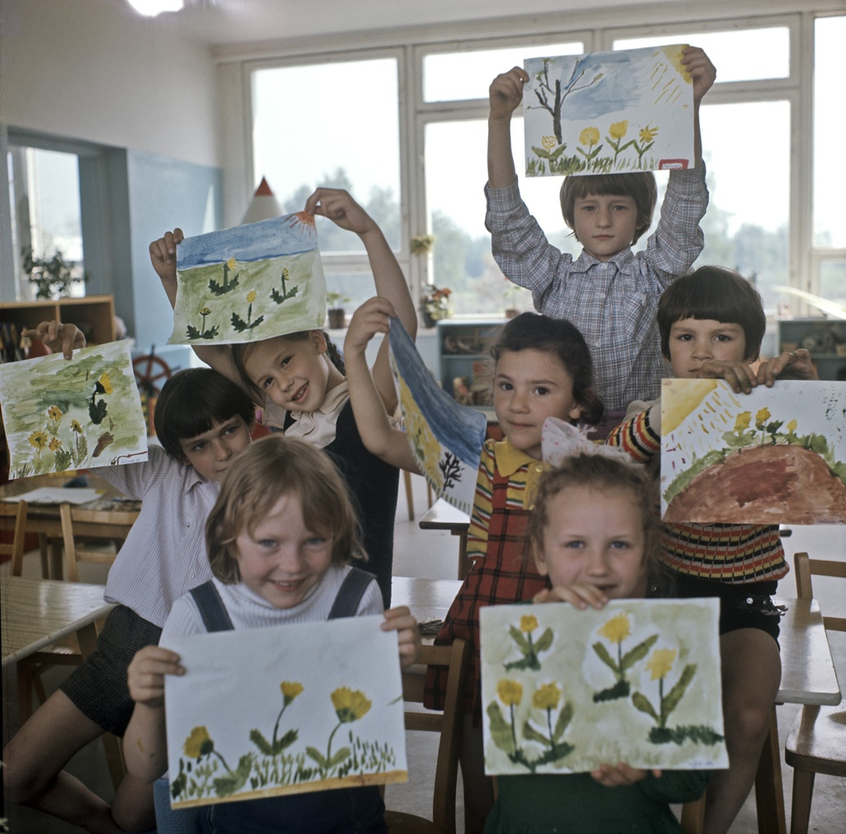
#> input picture drawing-ai-backend/inputs/07025de3b19341d8947f3812a6fd504e.png, 846 x 834 px, shrunk from 1024 x 1010 before the run
$ python -i detector.py   (imports and definitions only)   (older library calls are emulated)
#> lines starting #> are read from the running program, lines starting #| are printed output that depends on the picture; after the words box and inside, x2 and y2 are one past the last pixel; in counts of white or black regions, pixels touching at a corner belong together
#> in analyze_image, image_bgr is the input picture: shape (834, 846, 3); mean B, G, R 119.7, 123.9, 125.8
from dataclasses import dataclass
from pathlib import Path
from typing import Dict

import cv2


@dataclass(frozen=True)
class PresetSettings:
    name: str
    control_weight: float
    denoising_strength: float
    control_mode: str
    cfg_scale: float
    steps: int
    sampler_name: str
    prompt: str
    negative_prompt: str
    prompt_mode: str


@dataclass(frozen=True)
class DetectionMetrics:
    colorRatio: float
    edgeRatio: float
    whiteBackgroundRatio: float
    roughness: float


@dataclass(frozen=True)
class DetectionResult:
    preset: PresetSettings
    metrics: DetectionMetrics

    def to_dict(self) -> Dict[str, object]:
        return {
            "preset": {
                "name": self.preset.name,
                "controlWeight": self.preset.control_weight,
                "denoisingStrength": self.preset.denoising_strength,
                "controlMode": self.preset.control_mode,
                "cfgScale": self.preset.cfg_scale,
                "steps": self.preset.steps,
                "samplerName": self.preset.sampler_name,
                "prompt": self.preset.prompt,
                "negativePrompt": self.preset.negative_prompt,
                "promptMode": self.preset.prompt_mode,
            },
            "metrics": {
                "colorRatio": self.metrics.colorRatio,
                "edgeRatio": self.metrics.edgeRatio,
                "whiteBackgroundRatio": self.metrics.whiteBackgroundRatio,
                "roughness": self.metrics.roughness,
            },
        }


DRAWING_TO_ARTWORK_BASE_PROMPT = (
    "Transform the submitted child drawing into a lively, colorful, polished children's storybook illustration "
    "while preserving the original creative idea, main subject, composition, and childlike charm. Repaint the "
    "drawing with vibrant colors, warm cheerful lighting, soft shadows, richer details, clean shapes, expressive "
    "simple cartoon features, playful environmental details, and a full imaginative background. Make it feel alive, "
    "magical, joyful, and high quality, while still clearly inspired by the original child's drawing."
)
DRAWING_TO_ARTWORK_WHITE_BG_APPEND = (
    "Fill the empty white paper area with a rich playful background, colorful scenery, soft sky, grass, flowers, "
    "magical details, and storybook atmosphere. No empty white background."
)
DRAWING_TO_ARTWORK_NEGATIVE_PROMPT = (
    "same as input, unchanged drawing, too close to sketch, empty white background, plain background, unfinished "
    "sketch, monochrome, dull colors, low detail, boring, flat colors, messy artifacts, scary, horror, "
    "photorealistic, realistic human face, adult anatomy, bad hands, extra fingers, malformed hands, distorted "
    "face, ugly face, blurry, low quality, text, watermark, logo"
)


SKETCH_LINEART = PresetSettings(
    name="sketch_lineart",
    control_weight=0.62,
    denoising_strength=0.7,
    control_mode="My prompt is more important",
    cfg_scale=8.2,
    steps=34,
    sampler_name="DPM++ 2M Karras",
    prompt=DRAWING_TO_ARTWORK_BASE_PROMPT,
    negative_prompt=DRAWING_TO_ARTWORK_NEGATIVE_PROMPT,
    prompt_mode="lively_storybook",
)
KID_CRAYON = PresetSettings(
    name="kid_crayon",
    control_weight=0.68,
    denoising_strength=0.62,
    control_mode="My prompt is more important",
    cfg_scale=8.0,
    steps=32,
    sampler_name="DPM++ 2M Karras",
    prompt=DRAWING_TO_ARTWORK_BASE_PROMPT,
    negative_prompt=DRAWING_TO_ARTWORK_NEGATIVE_PROMPT,
    prompt_mode="lively_storybook",
)
COLORED_DRAWING = PresetSettings(
    name="colored_drawing",
    control_weight=0.7,
    denoising_strength=0.58,
    control_mode="Balanced",
    cfg_scale=7.8,
    steps=32,
    sampler_name="DPM++ 2M Karras",
    prompt=DRAWING_TO_ARTWORK_BASE_PROMPT,
    negative_prompt=DRAWING_TO_ARTWORK_NEGATIVE_PROMPT,
    prompt_mode="enhance_colored",
)
DEFAULT = PresetSettings(
    name="default",
    control_weight=0.60,
    denoising_strength=0.68,
    control_mode="My prompt is more important",
    cfg_scale=8.2,
    steps=32,
    sampler_name="DPM++ 2M Karras",
    prompt=DRAWING_TO_ARTWORK_BASE_PROMPT,
    negative_prompt=DRAWING_TO_ARTWORK_NEGATIVE_PROMPT,
    prompt_mode="lively_storybook",
)
TODDLER_ABSTRACT_PEOPLE = PresetSettings(
    name="toddler_abstract_people",
    control_weight=0.74,
    denoising_strength=0.55,
    control_mode="Balanced",
    cfg_scale=7.8,
    steps=32,
    sampler_name="DPM++ 2M Karras",
    prompt=DRAWING_TO_ARTWORK_BASE_PROMPT,
    negative_prompt=DRAWING_TO_ARTWORK_NEGATIVE_PROMPT,
    prompt_mode="lively_storybook",
)
ROUGH_LOW_COLOR_DRAWING = PresetSettings(
    name="rough_low_color_drawing",
    control_weight=0.58,
    denoising_strength=0.74,
    control_mode="My prompt is more important",
    cfg_scale=8.5,
    steps=34,
    sampler_name="DPM++ 2M Karras",
    prompt=DRAWING_TO_ARTWORK_BASE_PROMPT,
    negative_prompt=DRAWING_TO_ARTWORK_NEGATIVE_PROMPT,
    prompt_mode="lively_storybook",
)


def _compute_color_ratio(image_bgr) -> float:
    hsv = cv2.cvtColor(image_bgr, cv2.COLOR_BGR2HSV)
#> hsv: shape (834, 846, 3); mean H, S, V 52.5, 41.9, 131.2
    saturation_channel = hsv[:, :, 1]
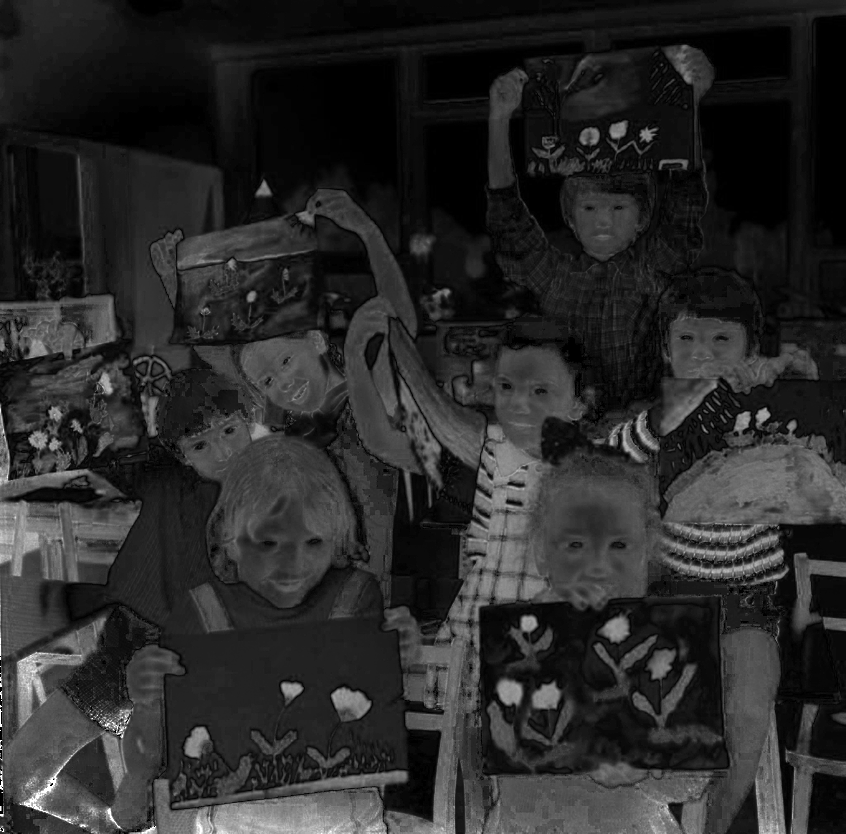
#> saturation_channel: shape (834, 846); min 0, max 255, mean 41.9
    colored_mask = cv2.inRange(saturation_channel, 25, 255)
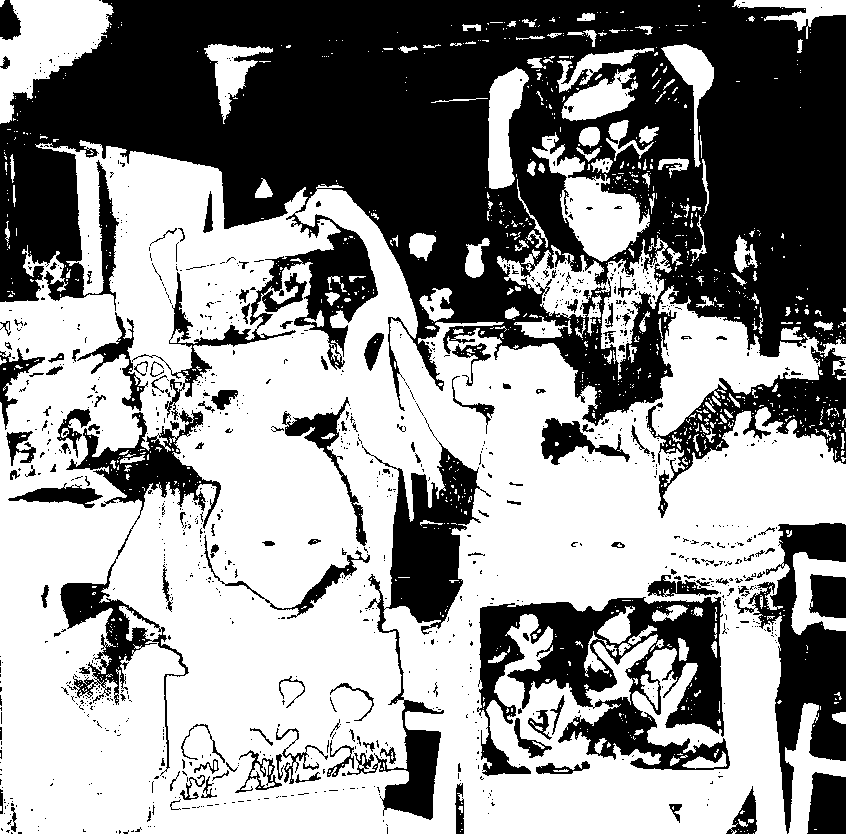
#> colored_mask: shape (834, 846); 57.4% white; 1068 black regions (918 under 20 px), largest, box (x1, y1, x2, y2) and area: (0, 0, 846, 426) 205955, (477, 597, 730, 776) 22015, (347, 417, 491, 820) 14215
    return cv2.countNonZero(colored_mask) / float(colored_mask.size)


def _compute_edge_ratio(image_bgr) -> float:
    grayscale = cv2.cvtColor(image_bgr, cv2.COLOR_BGR2GRAY)
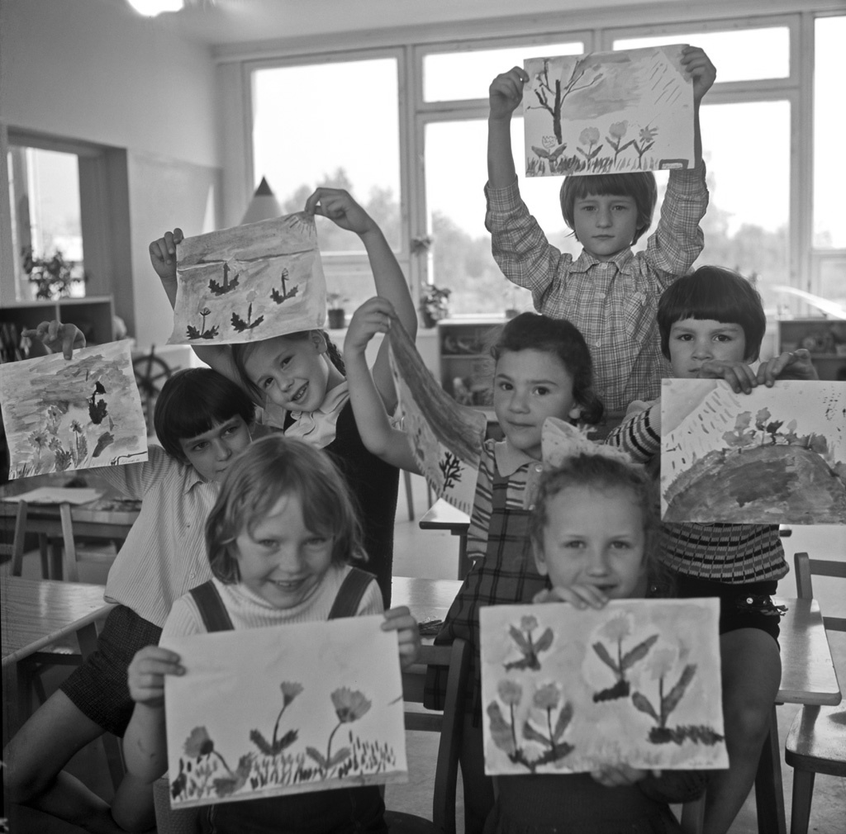
#> grayscale: shape (834, 846); min 0, max 255, mean 123.9
    blurred = cv2.GaussianBlur(grayscale, (5, 5), 0)
    edges = cv2.Canny(blurred, 60, 150)
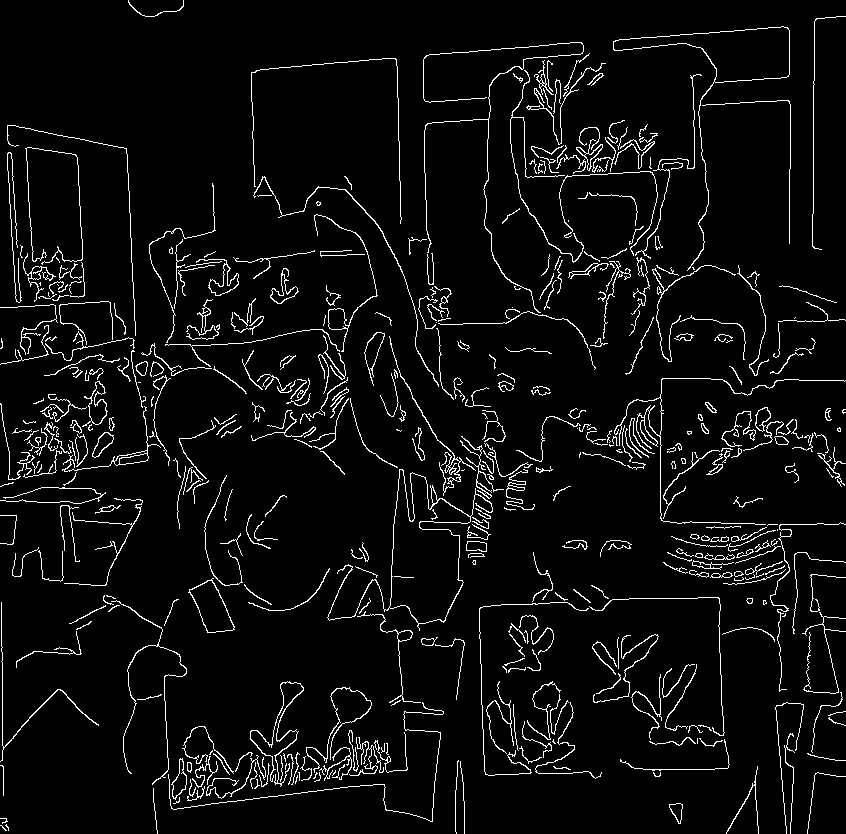
#> edges: shape (834, 846); 5.1% white in thin lines or dots
    return cv2.countNonZero(edges) / float(edges.size)


def _compute_white_background_ratio(image_bgr) -> float:
    white_mask = cv2.inRange(image_bgr, (240, 240, 240), (255, 255, 255))
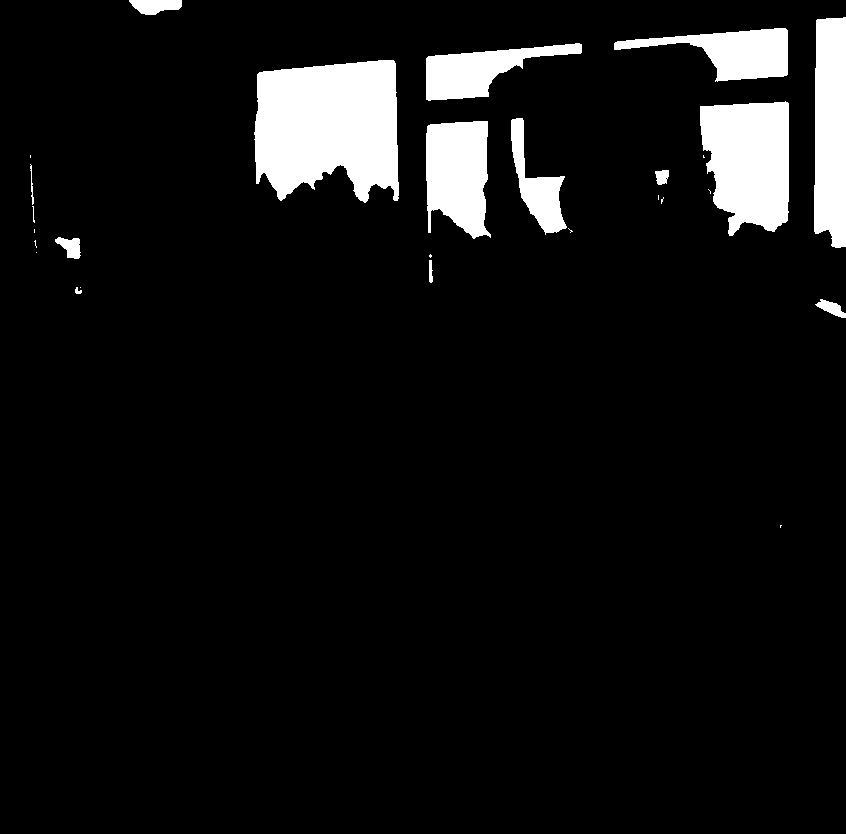
#> white_mask: shape (834, 846); 7.4% white; 27 white regions (12 under 20 px), largest, box (x1, y1, x2, y2) and area: (254, 60, 399, 203) 16884, (700, 101, 789, 236) 9634, (814, 17, 846, 248) 6849
    return cv2.countNonZero(white_mask) / float(white_mask.size)


def _compute_roughness(image_bgr) -> float:
    grayscale = cv2.cvtColor(image_bgr, cv2.COLOR_BGR2GRAY)
    laplacian = cv2.Laplacian(grayscale, cv2.CV_64F)
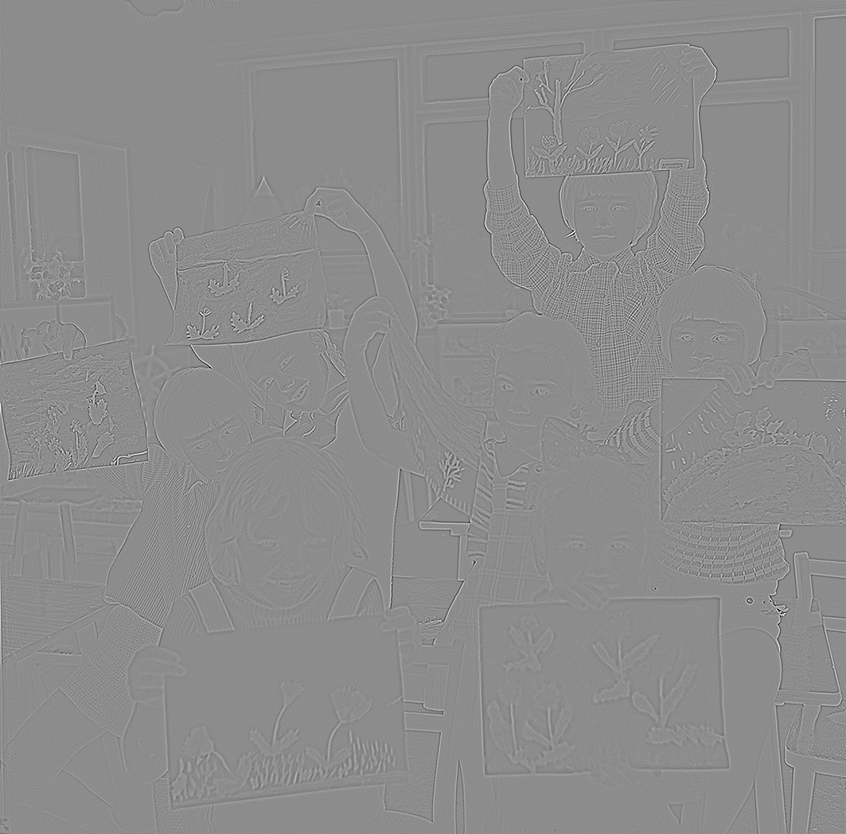
#> laplacian: shape (834, 846) float64; min -295, max 239, mean 0; drawn with min black and max white
    _mean, std_dev = cv2.meanStdDev(laplacian)
#> std_dev = [16.48]
    # Normalize to a practical 0..1 range for thresholding.
    return min(1.0, float(std_dev[0][0]) / 50.0)


def _select_preset(metrics: DetectionMetrics) -> PresetSettings:
    if metrics.whiteBackgroundRatio > 0.75 and metrics.roughness > 0.85 and metrics.edgeRatio < 0.08:
        return TODDLER_ABSTRACT_PEOPLE
    if metrics.whiteBackgroundRatio > 0.80 and metrics.edgeRatio < 0.03:
        return ROUGH_LOW_COLOR_DRAWING
    if metrics.colorRatio < 0.08 and metrics.edgeRatio > 0.12:
        return SKETCH_LINEART
    if metrics.colorRatio > 0.18 and metrics.roughness > 0.4:
        return KID_CRAYON
    if metrics.colorRatio > 0.18:
        return COLORED_DRAWING
    return DEFAULT


def analyze_image(image_path: Path) -> DetectionResult:
    image_bgr = cv2.imread(str(image_path))
    if image_bgr is None:
        raise ValueError(f"Unable to load image for analysis: {image_path}")

    metrics = DetectionMetrics(
        colorRatio=_compute_color_ratio(image_bgr),
        edgeRatio=_compute_edge_ratio(image_bgr),
        whiteBackgroundRatio=_compute_white_background_ratio(image_bgr),
        roughness=_compute_roughness(image_bgr),
    )
    preset = _select_preset(metrics)
    background_boost = metrics.whiteBackgroundRatio > 0.75
#> background_boost = False
    if background_boost:
        preset = PresetSettings(
            name=preset.name,
            control_weight=preset.control_weight,
            denoising_strength=preset.denoising_strength,
            control_mode=preset.control_mode,
            cfg_scale=preset.cfg_scale,
            steps=preset.steps,
            sampler_name=preset.sampler_name,
            prompt=f"{preset.prompt} {DRAWING_TO_ARTWORK_WHITE_BG_APPEND}".strip(),
            negative_prompt=preset.negative_prompt,
            prompt_mode=preset.prompt_mode,
        )
    return DetectionResult(preset=preset, metrics=metrics)

>>> result = analyze_image('../inputs/07025de3b19341d8947f3812a6fd504e.png')

$ run again, on drawing-ai-backend/inputs/146146a04a9e4d8f9c131ed8f290055e.png
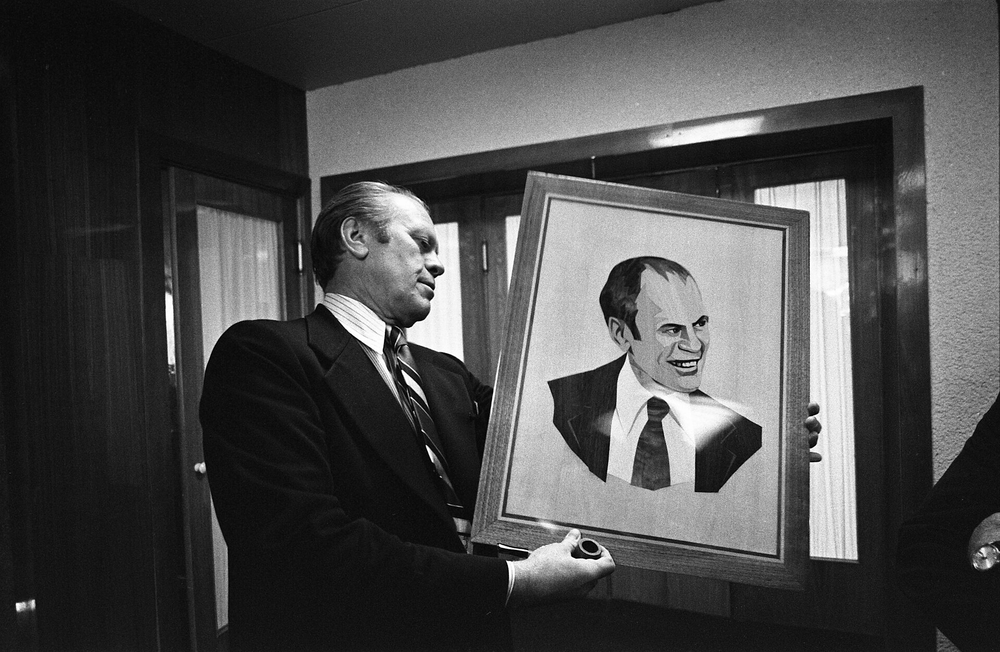
#> input picture drawing-ai-backend/inputs/146146a04a9e4d8f9c131ed8f290055e.png, 1000 x 652 px, shrunk from 1920 x 1251 before the run
#> in analyze_image, image_bgr is the input picture: shape (652, 1000, 3); min 0, max 255, mean 75.5
#> hsv: shape (652, 1000, 3); mean H, S, V 0, 0, 75.5
#> saturation_channel: shape (652, 1000); every value is 0
#> in _compute_edge_ratio, `edges = cv2.Canny(blurred, 60, 150)`:
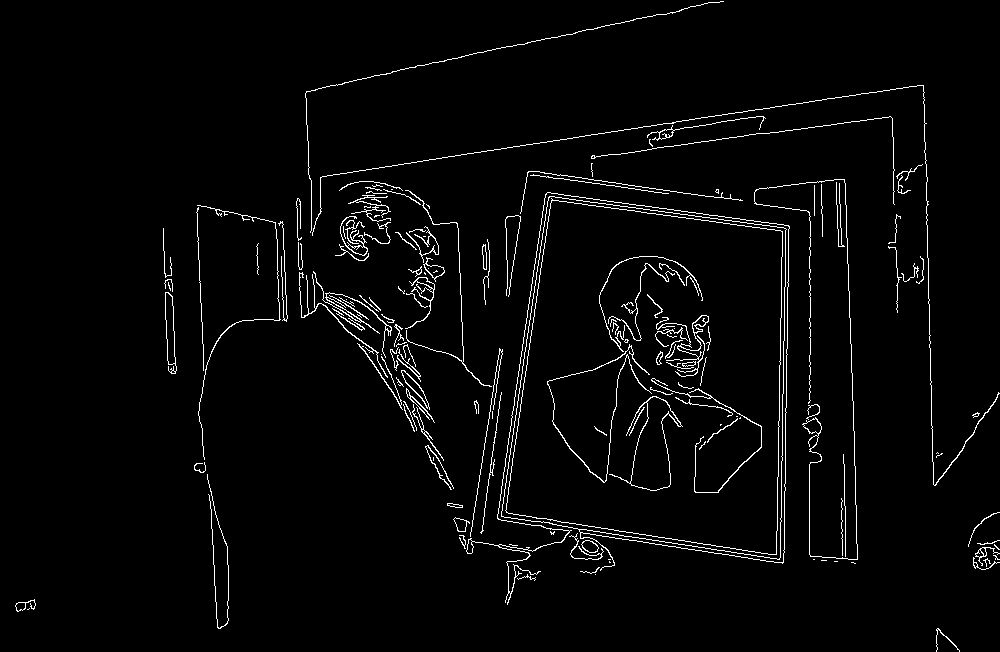
#> edges: shape (652, 1000); 2.8% white in thin lines or dots
#> in _compute_white_background_ratio, `white_mask = cv2.inRange(image_bgr, (240, 240, 240), (255, 255, 255))`:
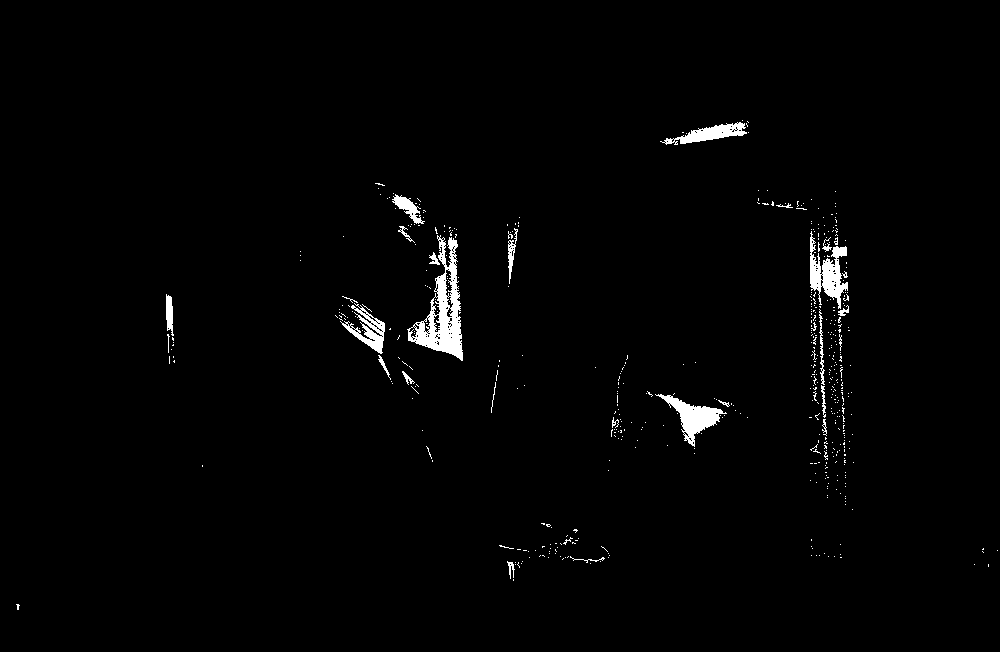
#> white_mask: shape (652, 1000); 1.5% white; 521 white regions (494 under 20 px), largest, box (x1, y1, x2, y2) and area: (407, 235, 463, 361) 2641, (810, 231, 848, 309) 1285, (655, 394, 727, 447) 1196
#> std_dev = [30.12]
#> background_boost = False
